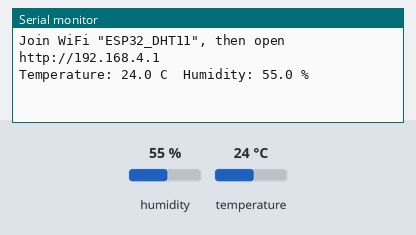
This program was run on a simulated ESP32. Parts: the last lines printed to the serial monitor. The test bench sets the inputs (shaded band); at power-on: humidity 55 %, temperature 24 °C.

Above: at 2.7 s.
2.8 s: humidity set to 22 %
At 4.1 s:
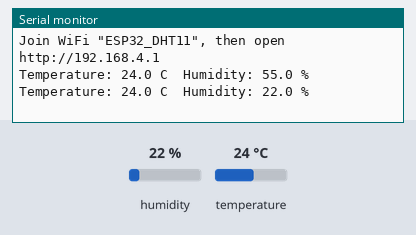
4.3 s: temperature set to 12 °C
At 5.7 s:
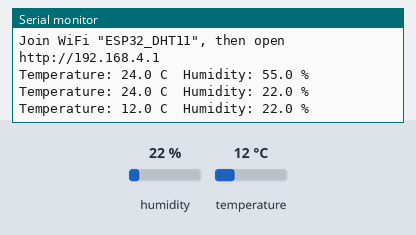
5.8 s: humidity set to 40 %
At 8.8 s:
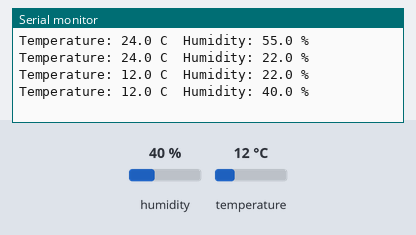
Timing chart, 0 to 10.3 s (numbered marks = the images above; inputs shaded):
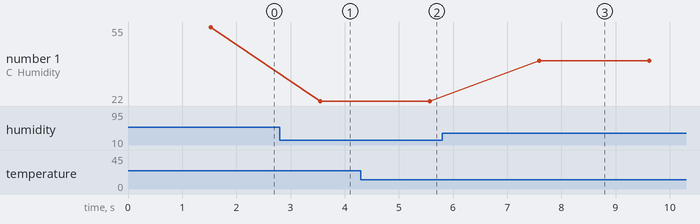

Measured:
- after the input at 2.8 s, the serial monitor: prints a new line after 0.75 s (image 1)
- after the input at 4.3 s, the serial monitor: prints a new line after 1.3 s (image 2)
- after the input at 5.8 s, the serial monitor: prints a new line after 1.8 s (image 3)
- plotted number 1: 55 → 22 after the input at 2.8 s, 22 → 40 after the input at 5.8 s

The program:

main.cpp
```cpp
// DHT11 readings in a browser (JSON + AJAX), ESP32 as access point
// platformio.ini needs:
//   lib_deps =
//       adafruit/DHT sensor library
//       adafruit/Adafruit Unified Sensor
//       ESP32Async/ESPAsyncWebServer
//       ESP32Async/AsyncTCP

#include <Arduino.h>
#include <WiFi.h>
#include <ESPAsyncWebServer.h>
#include <DHT.h>

const char* ssid = "ESP32-AP";
const char* password = "access1234";       // at least 8 characters

#define DHTPIN 4
#define DHTTYPE DHT11
DHT dht(DHTPIN, DHTTYPE);

AsyncWebServer server(80);

// Latest valid readings (shared by loop() and the web handler)
float temperature = 0;
float humidity = 0;

// The web page
const char webpage[] PROGMEM = R"=====(
<!DOCTYPE html>
<html>
<head>
  <meta name="viewport" content="width=device-width, initial-scale=1">
  <title>ESP32 DHT11</title>
</head>
<body style="font-family:Arial; text-align:center; margin-top:50px">
  <h1>ESP32 DHT11</h1>
  <p>Temperature: <b><span id="temp_value">N/A</span>&deg;C</b></p>
  <p>Humidity: <b><span id="hum_value">N/A</span>%</b></p>
<script>
setInterval(function() { getDHT11Value(); }, 1000);
function getDHT11Value() {
  var xhttp = new XMLHttpRequest();
  xhttp.onreadystatechange = function() {
    if (this.readyState == 4 && this.status == 200) {
      var response = JSON.parse(this.responseText);
      document.getElementById("temp_value").innerHTML = Math.round(response.temp);
      document.getElementById("hum_value").innerHTML = Math.round(response.hum);
    }
  };
  xhttp.open("POST", "dht11_ajax", true);
  xhttp.send();
}
</script>
</body>
</html>
)=====";

void setup() {
  Serial.begin(115200);
  delay(1500);                           // give the Serial Monitor time to open
  dht.begin();

  WiFi.mode(WIFI_AP);
  WiFi.softAP(ssid, password);
  Serial.print("Join WiFi \"ESP32_DHT11\", then open http://");
  Serial.println(WiFi.softAPIP());       // 192.168.4.1

  // Main page
  server.on("/", HTTP_GET, [](AsyncWebServerRequest *request) {
    request->send(200, "text/html", webpage);
  });

  // JSON data requested by the page every second
  server.on("/dht11_ajax", HTTP_ANY, [](AsyncWebServerRequest *request) {
    String json = "{\"temp\":" + String(temperature, 1) +
                  ",\"hum\":"  + String(humidity, 1) + "}";
    request->send(200, "application/json", json);
  });

  server.begin();
}

void loop() {
  float h = dht.readHumidity();
  float t = dht.readTemperature();

  if (isnan(h) || isnan(t)) {
    Serial.println("DHT11 reading failed! Check wiring.");
  } else {
    humidity = h;                        // keep only valid readings
    temperature = t;
    Serial.printf("Temperature: %.1f C  Humidity: %.1f %%\n", t, h);
  }

  delay(2000);                           // the web server runs in the background
}
```
